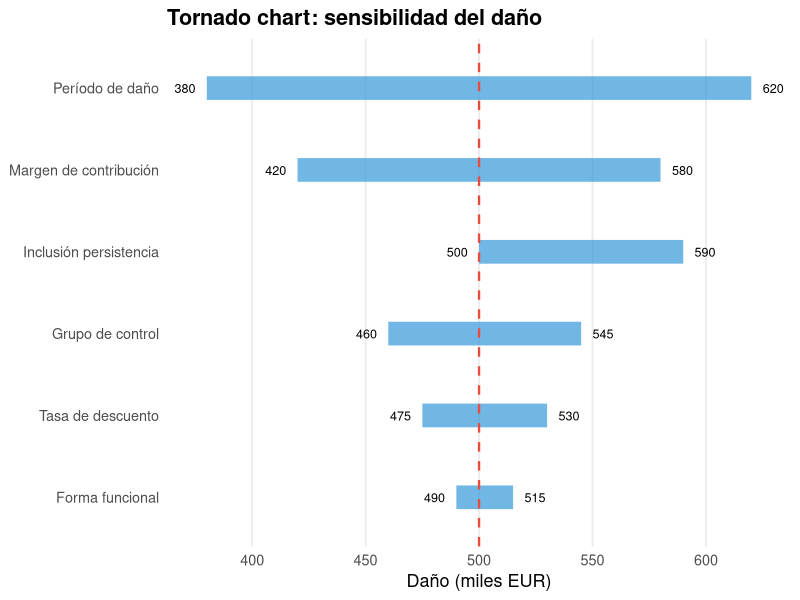

Source code (R):
# =============================================================================
# Capítulo 17: Análisis de sensibilidad y robustez
# Cuantificación de Daños Antitrust
# =============================================================================
#
# Autor: Carlos de Anta Puig
#        Economista · Perito Financiero
#        Miembro del Colegio de Economistas de Madrid
#        Miembro del Instituto Español de Analistas Financieros (IEAF)
#        Profesor de Econometría y Microeconometría
#        carlos@cwconsultores.com
#
# =============================================================================

library(tidyverse)

cat("\n========================================\n")
cat("  Capítulo 17: Sensibilidad y robustez\n")
cat("  Escenarios y tornado chart\n")
cat("========================================\n\n")

# No genera CSV propio (reutiliza datasets previos)
# Genera un tornado chart y una tabla de escenarios como ejemplos

set.seed(1717)
central <- 500

variaciones <- tibble(
  supuesto = c("Margen de contribución", "Tasa de descuento", "Período de daño",
               "Grupo de control", "Forma funcional", "Inclusión persistencia"),
  bajo = c(420, 475, 380, 460, 490, 500),
  alto = c(580, 530, 620, 545, 515, 590)
) |> mutate(rango = alto - bajo, supuesto = fct_reorder(supuesto, rango))

cat("--- Tornado chart (valores) ---\n")
print(knitr::kable(variaciones |> select(supuesto, bajo, alto, rango),
                   format = "pipe", align = c("l", "r", "r", "r")))

g1 <- ggplot(variaciones) +
  geom_segment(aes(x = bajo, xend = alto, y = supuesto, yend = supuesto),
               linewidth = 8, color = "#3498db", alpha = 0.7) +
  geom_vline(xintercept = central, linetype = "dashed", color = "#e74c3c", linewidth = 0.8) +
  geom_text(aes(x = bajo - 5, y = supuesto, label = bajo), hjust = 1, size = 3.2) +
  geom_text(aes(x = alto + 5, y = supuesto, label = alto), hjust = 0, size = 3.2) +
  labs(title = "Tornado chart: sensibilidad del daño", x = "Daño (miles EUR)", y = NULL) +
  theme_minimal(base_size = 13) +
  theme(panel.grid.minor = element_blank(), panel.grid.major.y = element_blank(),
        plot.title = element_text(face = "bold"))

ggsave("output/fig_17_tornado.png", g1, width = 9, height = 5.5, dpi = 150)
cat("\n[OK] output/fig_17_tornado.png\n")

# Escenarios
escenarios <- tibble(
  Escenario = c("Conservador", "Central", "Optimista"),
  `Margen` = c("35%", "42%", "50%"),
  `Período` = c("Solo infracción", "+ 6 meses", "+ persistencia"),
  `Tasa` = c("2%", "4%", "6%"),
  `Daño` = c(380, 500, 650)
)

cat("\n--- Escenarios ---\n")
print(knitr::kable(escenarios, format = "pipe", align = c("l", "l", "l", "l", "r")))

cat("\n========================================\n")
cat("  Capítulo 17 completado\n")
cat("========================================\n")
